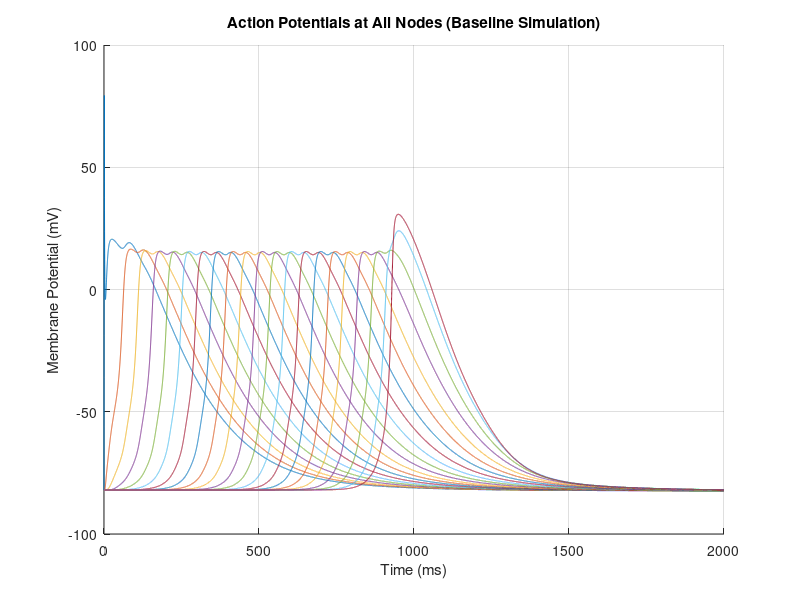
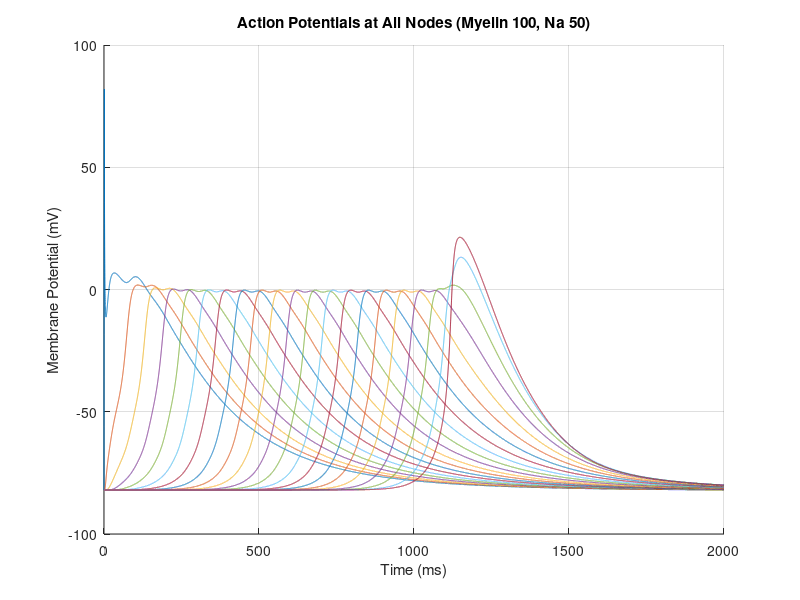
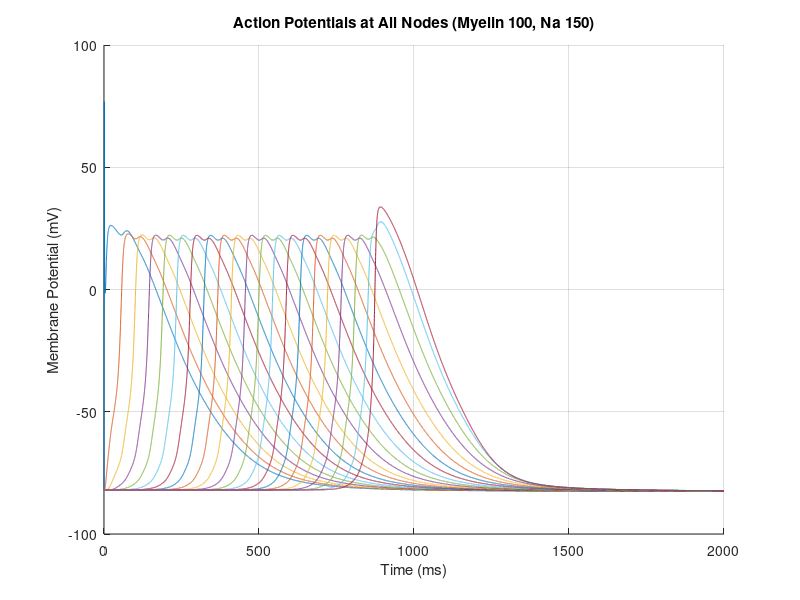
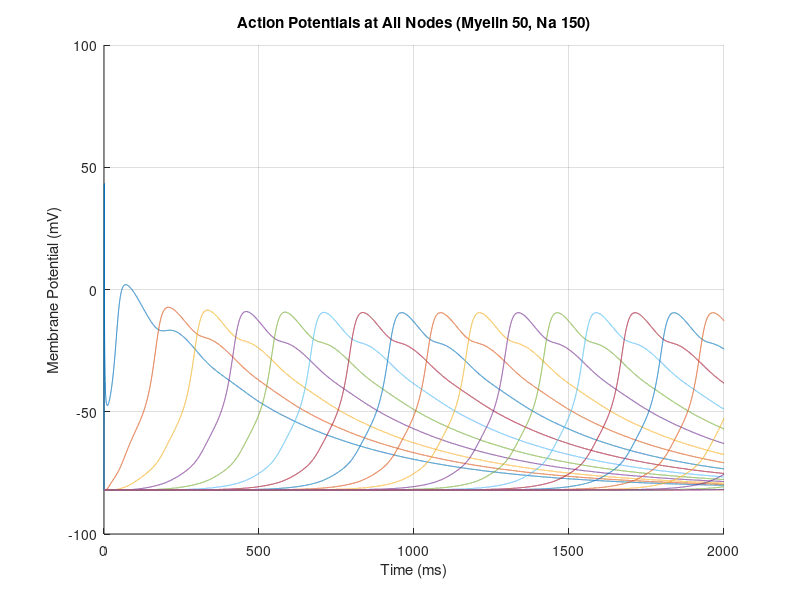

Reproduce these figures in MATLAB, in order.
%%baseline

%load file
load('CorpusCallosumBaseline.mat');  

%plot membrane potentials at all nodes
figure;
hold on;

numNodes = size(MEMBRANE_POTENTIAL, 2);
for i = 1:numNodes
    plot(TIME_VECTOR * 1000, MEMBRANE_POTENTIAL(:, i));  % Time in ms
end

xlabel('Time (ms)');
ylabel('Membrane Potential (mV)');
title('Action Potentials at All Nodes (Baseline Simulation)');
grid on;
hold off;

%% 100my 50Na

%load file
load('CorpusCallosum100My50Na.mat');  

%plot membrane potentials at all nodes
figure;
hold on;

numNodes = size(MEMBRANE_POTENTIAL, 2);
for i = 1:numNodes
    plot(TIME_VECTOR * 1000, MEMBRANE_POTENTIAL(:, i));  % Time in ms
end

xlabel('Time (ms)');
ylabel('Membrane Potential (mV)');
title('Action Potentials at All Nodes (Myelin 100, Na 50)');
grid on;
hold off;

%% 100my 150Na

%load file
load('CorpusCallosum100My150Na.mat'); 

%plot membrane potentials at all nodes
figure;
hold on;

numNodes = size(MEMBRANE_POTENTIAL, 2);
for i = 1:numNodes
    plot(TIME_VECTOR * 1000, MEMBRANE_POTENTIAL(:, i));  % Time in ms
end

xlabel('Time (ms)');
ylabel('Membrane Potential (mV)');
title('Action Potentials at All Nodes (Myelin 100, Na 150)');
grid on;
hold off;

%% 50my 150Na

%load file
load('CorpusCallosum50My150Na.mat');  

%plot membrane potentials at all nodes
figure;
hold on;

numNodes = size(MEMBRANE_POTENTIAL, 2);
for i = 1:numNodes
    plot(TIME_VECTOR * 1000, MEMBRANE_POTENTIAL(:, i));  % Time in ms
end

xlabel('Time (ms)');
ylabel('Membrane Potential (mV)');
title('Action Potentials at All Nodes (Myelin 50, Na 150)');
grid on;
hold off;